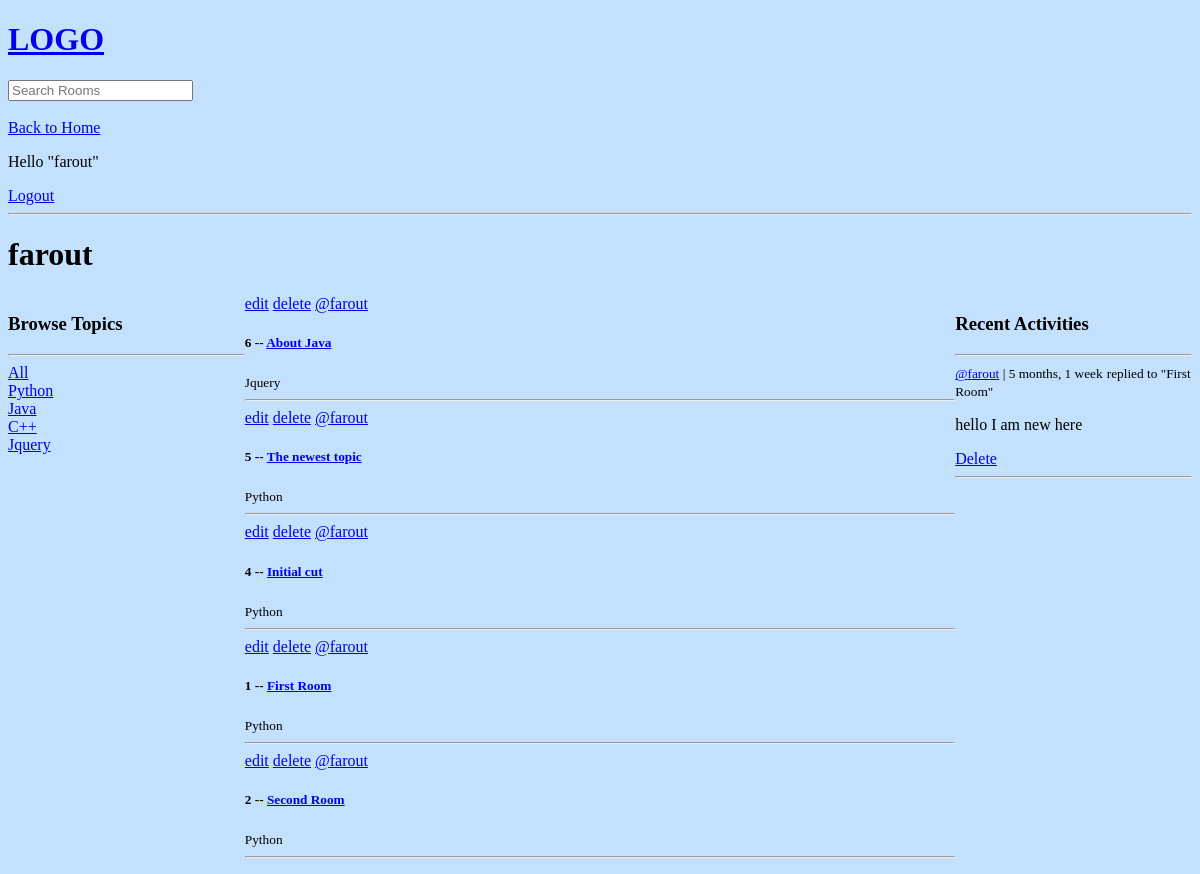
/profile/1/ (signed in), run on an earlier commit of the app's database.
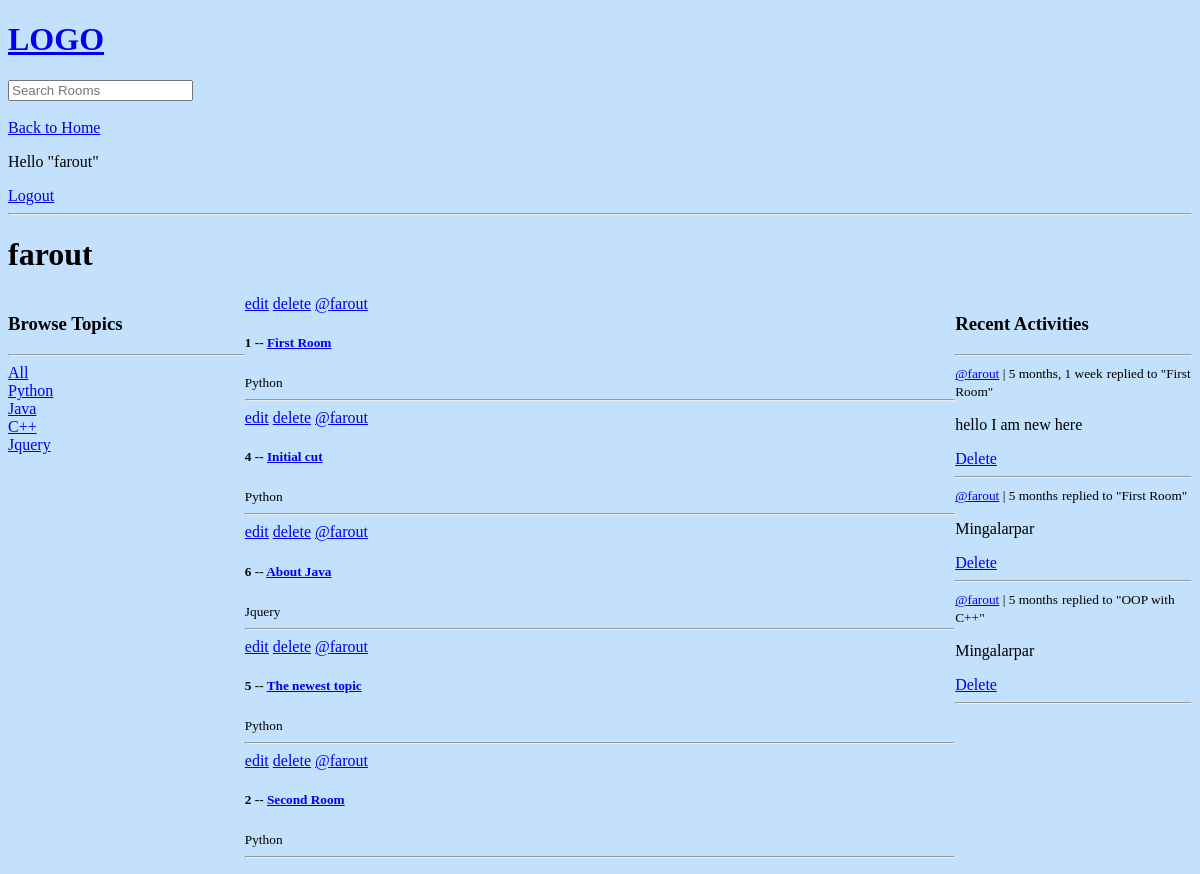
And on a later commit of the database.
### base/models.py (models this page shows, shortened)
class Topic(models.Model):
    name = models.CharField(max_length=200)

class Room(models.Model):
    host = models.ForeignKey(User, on_delete=models.SET_NULL, null=True)
    topic = models.ForeignKey(Topic, on_delete=models.SET_NULL, null=True)
    name = models.CharField(max_length=200)
    description = models.TextField(null=True, blank=True)
    participants = models.ManyToManyField(User, related_name='participants', blank=True) # this will create a new column in the database table called participants which will be a many to many field.
    updated = models.DateTimeField(auto_now=True)
    created = models.DateTimeField(auto_now_add=True)
    class Meta:
        ordering = ['-updated', '-created'] # this can be use in both query set and in model (- means inverted)
    def __str__(self) -> str:
        return self.name

class Message(models.Model):
    user = models.ForeignKey(User, on_delete=models.CASCADE)
    room = models.ForeignKey(Room, on_delete=models.CASCADE)
    body = models.TextField()
    updated = models.DateTimeField(auto_now=True)
    created = models.DateTimeField(auto_now_add=True)
    def __str__(self) -> str:
        return self.body[0:50]

### base/views.py (the view)
# urls.py: path('profile/<str:pk>/', views.userProfile, name='user-profile'),
def userProfile(request,pk):
    user = User.objects.get(id=pk)
    rooms = user.room_set.all()
    room_messages = user.message_set.all()
    topics = Topic.objects.all()
    context = {
        'user' : user,
        'rooms' : rooms,
        'topics' : topics,
        'room_messages' : room_messages
    }
    return render(request, 'base/profile.html',context)

### base/templates/base/profile.html (shortened to what this page needs)
{% extends "main.html" %}
{% block content %}
    <h1>{{user.username}}</h1>
    <div class="profile-contianer">
        <div>
            {% include "base/topic_component.html" %}
        </div>
        <div>
            {% include "base/feed_component.html" %}
        </div>
        <div>
            {% include "base/activity_component.html" %}
        </div>
    </div>
{% endblock content %}

### base/templates/base/topic_component.html
<h3>Browse Topics</h3>
<hr>
<div>
    <a href="{% url 'home' %}">All</a>
</div>
{% for topic in topics %}
    <div>
        <a href="{% url 'home' %}?q={{topic.name}}">{{topic.name}}</a>
    </div>
{% endfor %}

### base/templates/base/feed_component.html
{% for room in rooms %}
    <div>
        {% if request.user == room.host %}
            <a href="{% url 'updateRoom' room.id %}">edit</a>
            <a href="{% url 'deleteRoom' room.id %}">delete</a>
        {% endif %}
        {% if room.host %}
            <a href="{% url 'user-profile' room.host.id %}">@{{room.host.username}}</a>
        {% else %}
            <span>No host available</span>
        {% endif %}
        <h5>{{ room.id }} -- <a href="{% url 'room' room.id %}">{{ room.name }}</a></h5>
        <small>{{ room.topic.name }}</small>
        <hr>
    </div>
{% endfor %}

### base/templates/base/activity_component.html
<h3>Recent Activities</h3>
<hr>
{% for message in room_messages %}
<div>
    <small><a href="{% url 'user-profile' message.user.id %}">@{{message.user}}</a> | {{message.created|timesince}}</small>
    <small>replied to "{{message.room}}"</small>
    <p>{{message}}</p>
    {% if request.user == message.user %}
        <a href="{% url 'deleteMessage' message.id %}">Delete</a>
    {% endif %}
    <hr>
</div>
{% endfor %}

What changed in the data, as far as the page shows it:
changed Room "First Room": moves up the list
changed Room "Initial cut": moves up the list
added Message: user "farout", created "5 months", room "First Room", body "Mingalarpar", shows "Delete"
added Message: user "farout", created "5 months", room "OOP with C++", body "Mingalarpar", shows "Delete"
